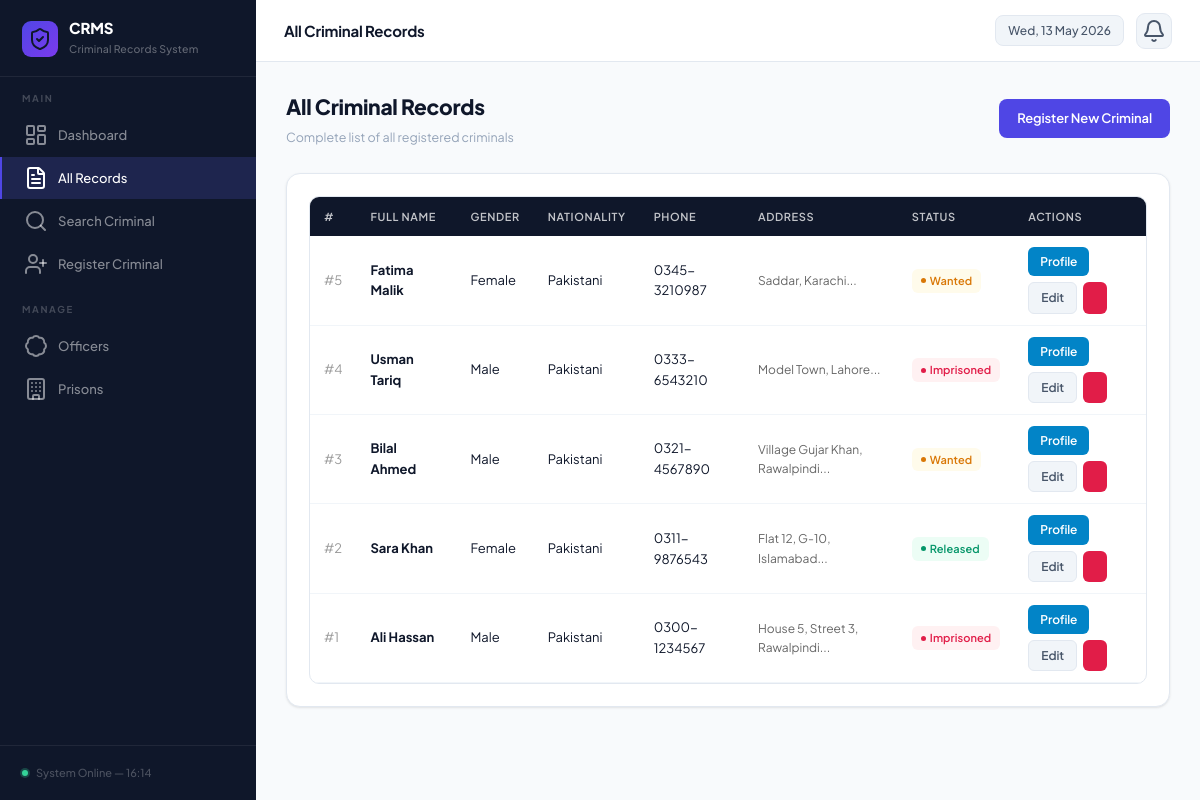
The app's page /records.php with its own data.
### tables this page shows
CREATE TABLE Criminal (
    criminal_id   INT AUTO_INCREMENT PRIMARY KEY,
    first_name    VARCHAR(50) NOT NULL,
    last_name     VARCHAR(50) NOT NULL,
    date_of_birth DATE,
    gender        VARCHAR(10),
    nationality   VARCHAR(50),
    address       TEXT,
    phone         VARCHAR(20),
    status        VARCHAR(20) DEFAULT 'Wanted'
);

### records.php (the view, shortened to what this page needs)
<?php
include 'db.php';
include 'header.php';
?>
<div class="page-hdr">
 <div><h2> All Criminal Records</h2><p>Complete list of all registered criminals</p></div>
 <a href="register.php" class="btn btn-primary"> Register New Criminal</a>
</div>
<div class="card">
 <div class="tbl-wrap"><table>
 <thead><tr><th>#</th><th>Full Name</th><th>Gender</th><th>Nationality</th><th>Phone</th><th>Address</th><th>Status</th><th>Actions</th></tr></thead>
 <tbody>
 <?php
 $res = mysqli_query($conn, "SELECT * FROM Criminal ORDER BY criminal_id DESC");
 if (mysqli_num_rows($res) === 0):
 ?><tr class="empty-row"><td colspan="8">No criminals registered yet. <a href="register.php">Register one now →</a></td></tr>
 <?php else: while($r=mysqli_fetch_assoc($res)):
 $b = match($r['status']){'Imprisoned'=>'b-red','Released'=>'b-green','Wanted'=>'b-orange',default=>'b-blue'};
 ?>
 <tr>
 <td style="color:#999;vertical-align:middle;">#<?=$r['criminal_id']?></td>
 <td><strong><?=$r['first_name'].' '.$r['last_name']?></strong></td>
 <td><?=$r['gender']?></td>
 <td><?=$r['nationality']?></td>
 <td><?=$r['phone']?></td>
 <td style="font-size:12px;color:#666;"><?=substr($r['address'],0,35)?>...</td>
 <td><span class="badge <?=$b?>"><?=$r['status']?></span></td>
 <td><div class="td-actions">
 <a href="profile.php?id=<?=$r['criminal_id']?>" class="btn btn-blue btn-sm"> Profile</a>
 <a href="edit_criminal.php?id=<?=$r['criminal_id']?>" class="btn btn-gray btn-sm"> Edit</a>
 <a href="delete_criminal.php?id=<?=$r['criminal_id']?>" class="btn btn-danger btn-sm"
 onclick="return confirm('Delete this criminal and all related records?')"></a>
 </div></td>
 </tr>
 <?php endwhile; endif; ?>
 </tbody>
 </table></div>
</div>
<?php include 'footer.php'; ?>

### header.php (style rules this page uses)
:root { --bg: #f8fafc; --surface: #ffffff; --surface-alt: #f1f5f9; --sidebar-bg: #0f172a; --sidebar-hover: rgba(255,255,255,.06); --sidebar-act: rgba(99,102,241,.18); --indigo: #4f46e5; --indigo-lt: #eef2ff; --indigo-dk: #4338ca; --sky: #0284c7; --sky-lt: #f0f9ff; --emerald: #059669; --emerald-lt: #ecfdf5; --amber: #d97706; --amber-lt: #fffbeb; --rose: #e11d48; --rose-lt: #fff1f2; --violet: #7c3aed; --violet-lt: #f5f3ff; --txt: #0f172a; --txt-mid: #475569; --txt-soft: #94a3b8; --border: #e2e8f0; --border-lt: #f1f5f9; --shadow-xs: 0 1px 2px rgba(0,0,0,.05); --shadow-sm: 0 1px 3px rgba(0,0,0,.07), 0 1px 2px rgba(0,0,0,.04); --shadow: 0 4px 6px -1px rgba(0,0,0,.07), 0 2px 4px -2px rgba(0,0,0,.04); --shadow-md: 0 10px 15px -3px rgba(0,0,0,.07), 0 4px 6px -4px rgba(0,0,0,.04); --shadow-lg: 0 20px 25px -5px rgba(0,0,0,.08), 0 8px 10px -6px rgba(0,0,0,.04); --radius: 10px; --radius-lg: 14px; --radius-xl: 18px; --sw: 256px; --th: 62px; --trans: all .18s cubic-bezier(.4,0,.2,1); }
*, *::before, *::after { margin:0; padding:0; box-sizing:border-box; }
html { scroll-behavior:smooth; }
body { font-family:'Plus Jakarta Sans', system-ui, sans-serif; background:var(--bg); color:var(--txt); font-size:13.5px; line-height:1.6; -webkit-font-smoothing:antialiased; }
.page-hdr { display:flex; justify-content:space-between; align-items:center; margin-bottom:26px; }
.page-hdr h2 { font-size:21px; font-weight:800; color:var(--txt); letter-spacing:-.3px; }
.page-hdr p { font-size:12.5px; color:var(--txt-soft); margin-top:3px; }
.card { background:var(--surface); border:1px solid var(--border); border-radius:var(--radius-lg); padding:22px; margin-bottom:18px; box-shadow:var(--shadow-sm); transition:var(--trans); }
.btn { display:inline-flex; align-items:center; gap:6px; padding:9px 18px; border:none; border-radius:8px; font-family:inherit; font-size:13px; font-weight:600; cursor:pointer; text-decoration:none; transition:var(--trans); letter-spacing:-.1px; white-space:nowrap; }
.btn-primary { background:var(--indigo); color:#fff; }
.btn-blue { background:var(--sky); color:#fff; }
.btn-gray { background:var(--surface-alt); color:var(--txt-mid); border:1px solid var(--border); }
.btn-danger { background:var(--rose); color:#fff; }
.btn-sm { padding:5px 12px; font-size:12px; border-radius:6px; }
.tbl-wrap { overflow-x:auto; border-radius:var(--radius); overflow:hidden; border:1px solid var(--border); }
table { width:100%; border-collapse:collapse; }
thead tr { background:var(--sidebar-bg); }
thead th { padding:11px 14px; text-align:left; font-size:11px; font-weight:600; letter-spacing:.6px; text-transform:uppercase; color:rgba(255,255,255,.75); white-space:nowrap; }
tbody tr { border-bottom:1px solid var(--border-lt); transition:var(--trans); }
tbody td { padding:11px 14px; vertical-align:middle; font-size:13px; }
.td-actions { display:flex; gap:6px; flex-wrap:wrap; }
.badge { display:inline-flex; align-items:center; gap:4px; padding:3px 9px; border-radius:6px; font-size:11px; font-weight:600; white-space:nowrap; letter-spacing:.1px; }
.badge::before { content:''; width:5px; height:5px; border-radius:50%; flex-shrink:0; }
.b-red { background:var(--rose-lt); color:var(--rose); }
.b-red::before { background:var(--rose); }
.b-green { background:var(--emerald-lt);color:var(--emerald); }
.b-green::before { background:var(--emerald); }
.b-orange { background:var(--amber-lt); color:var(--amber); }
.b-orange::before { background:var(--amber); }

### records on screen
criminal: criminal_id "5", first_name "Fatima", last_name "Malik", gender "Female", nationality "Pakistani", phone "0345-3210987", address "Saddar, Karachi", status "Wanted"
criminal: criminal_id "4", first_name "Usman", last_name "Tariq", gender "Male", nationality "Pakistani", phone "0333-6543210", address "Model Town, Lahore", status "Imprisoned"
criminal: criminal_id "3", first_name "Bilal", last_name "Ahmed", gender "Male", nationality "Pakistani", phone "0321-4567890", address "Village Gujar Khan, Rawalpindi", status "Wanted"
criminal: criminal_id "2", first_name "Sara", last_name "Khan", gender "Female", nationality "Pakistani", phone "0311-9876543", address "Flat 12, G-10, Islamabad", status "Released"
criminal: criminal_id "1", first_name "Ali", last_name "Hassan", gender "Male", nationality "Pakistani", phone "0300-1234567", address "House 5, Street 3, Rawalpindi", status "Imprisoned"

### other values on screen
$pageTitle "All Criminal Records"
